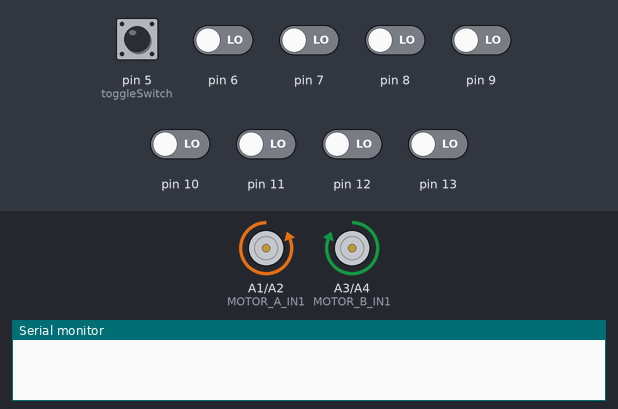
The sketch below on a simulated Arduino Uno, built with avr-gcc and run on an emulated ATmega328P. On the bench: motor-driver pin pairs drawn as motors (green arrow = first pin HIGH = forward, orange = second pin HIGH = backward, longer = more drive), the last lines printed to the serial monitor. The test bench sets the inputs (shaded band); at power-on: pin 5 (toggleSwitch) HIGH, pin 6–13 LOW. Random numbers use the default seed unless the sketch sets one.

Above: at 12.4 s.
12.5 s: pin 5 (toggleSwitch) pulled LOW for 0.15 s
At 13.7 s:
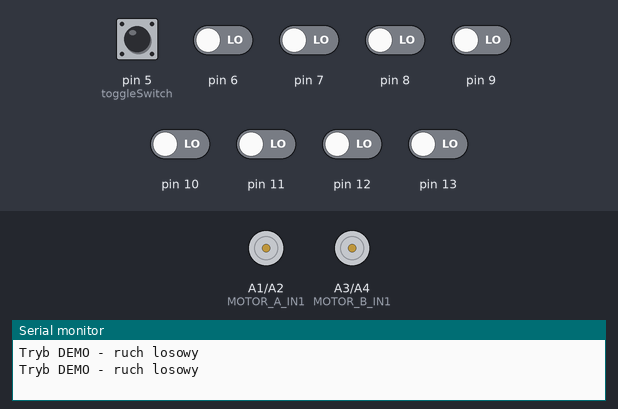
14.5 s: pin 11 driven HIGH
16.0 s: pin 5 (toggleSwitch) pulled LOW for 1 s
At 16.4 s:
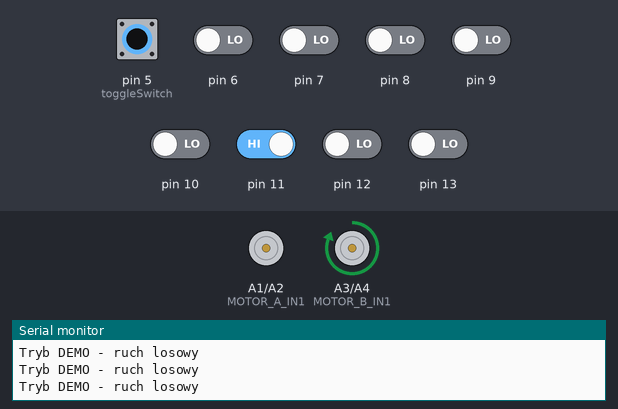
19.6 s: pin 6 driven HIGH
At 20.7 s:
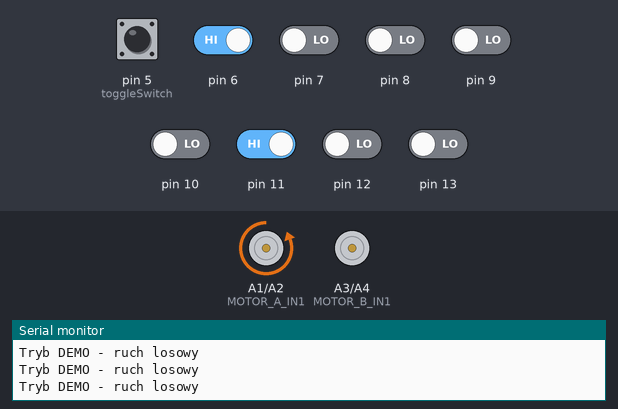
Timing chart, 0 to 22.1 s (numbered marks = the images above; inputs shaded):
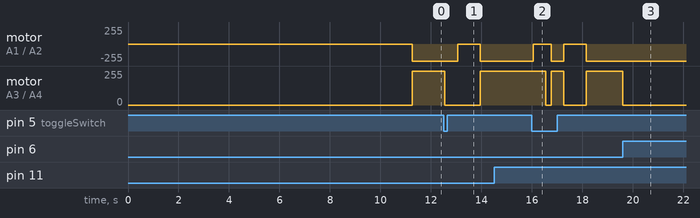

The sketch:

main.ino
```cpp
#include <QTRSensors.h>
#include <ezButton.h>


// definiowanie pinow
 const int MOTOR_A_IN1 = A1;  // Prawy silnik
 const int MOTOR_A_IN2 = A2;  // Prawy silnik
 const int MOTOR_B_IN1 = A3; // Lewy silnik
 const int MOTOR_B_IN2 = A4;  // Lewy silnik
  ezButton toggleSwitch(5);

QTRSensors qtr;
const uint8_t SensorCount = 8;
uint16_t sensorValues[SensorCount];
int clickCount = 0;           // Licznik kliknięć
unsigned long czas_mierzony = 0;  // Czas startu odliczania
int lastError = 0;
boolean isGoal = false;


 void setup()
{
 Serial.begin(9600);
  pinMode(MOTOR_A_IN1, OUTPUT);
  pinMode(MOTOR_A_IN2, OUTPUT);
  pinMode(MOTOR_B_IN1, OUTPUT);
  pinMode(MOTOR_B_IN2, OUTPUT);
  toggleSwitch.setDebounceTime(50); // set debounce time to 50 milliseconds


// configure the sensors
  qtr.setTypeRC();
  qtr.setSensorPins((const uint8_t[]){6, 7, 8, 9, 10, 11, 12, 13}, 8);
  qtr.setEmitterPin(2);
   int i;
  for (i = 0; i < 250; i++)  // make the calibration take about 5 seconds
  {
    qtr.calibrate();
    delay(20);
  }
  }

// WYKRYCIE METY
bool detectMeta() {
  for (int i = 0; i < SensorCount; i++) {
    if (sensorValues[i] > 200) {
      return false;
    }
  }
  return true;
}

bool detectInter() {
  for (int i = 0; i < SensorCount; i++) {
    if (sensorValues[i] > 400) {
      return false;
    }
  }
  return true;
}

// ZATRZYMANIE ROBOTA
void stopMotors() {

  analogWrite(MOTOR_A_IN1, 0);
  analogWrite(MOTOR_A_IN2, 0);
  analogWrite(MOTOR_B_IN1, 0);
  analogWrite(MOTOR_B_IN2, 0);
}

// LEWY SILNIK
void leftMotor(int speed, bool forward) {
  if (forward) {
    analogWrite(A3, speed); //Silnik A - obroty w lewo
    analogWrite(A4, 0);
  } else {
    analogWrite(A3, 0); //Silnik A - obroty w prawo
    analogWrite(A4, speed);
  }
}

// PRAWY SILNIK
void rightMotor(int speed, bool forward) {
  if (forward) {
    analogWrite(A1, 0); //Silnik B - obroty w lewo
    analogWrite(A2, speed);
  } else {
    analogWrite(A1, speed); //Silnik B - obroty w prawo
    analogWrite(A2, 0);
  }
}

//TRYB LINE FOLLOWER
void lineFollower()
{
  int PID_P = 1.2; //1 //1.2
  int PID_D = 1; //0   //1
   uint16_t position = qtr.readLineWhite(sensorValues);
   int lineCenter = 3500;
   int error = lineCenter - position;


   //delay(500);  //Testowanie wartosci jakie dostajemy od sensora
   //Serial.print('\n');
   //Serial.print("===============");
   //Serial.print('\n');
    //Serial.print("Position: ");
    //Serial.print('\n');
     //Serial.print(position);
     //Serial.print('\n');
     //Serial.print("ERROR: ");
     //Serial.print('\n');
    //Serial.print(error);
  // Sterowanie silnikami w zależności od pozycji linii
  int baseSpeed = 350;   // Podstawowa prędkość silników //350
  int turnSpeed = error*PID_P + PID_D*(error - lastError); // Korekta prędkości dla zakrętów
    if (detectMeta())
    {
          czas_mierzony=millis();

   if (detectMeta() && czas_mierzony+1000<millis())
    {
   isGoal = true;
    return;
    }
  }
  else if (detectInter()) {
    leftMotor(0, true);
    rightMotor(150, true);
    delay(2500);

  }
  lastError = error;
  leftMotor(baseSpeed + turnSpeed, true);
  rightMotor(baseSpeed - turnSpeed, true);
}
// Krótki ruch
void demoMode()
{
  int powtorzenia=0;
  while (powtorzenia<10)
  {
  Serial.println("Tryb DEMO - ruch losowy");
  leftMotor(random(100, 150), true);
  rightMotor(random(100, 150), true);
  delay(500);
  leftMotor(0, true);
  rightMotor(0, true);
  delay(200);
  powtorzenia++;
  return;
  }

}

void loop()
{
   toggleSwitch.loop(); // MUST call the loop() function first
   int state = toggleSwitch.getState();

  if (state == HIGH)
    {
      if(!isGoal)
        {
        lineFollower();
        }
      else
        {
        leftMotor(0, false);
        rightMotor(0, false);
        }
    }
  else
  {
    demoMode();
  }

}
//////////////////////////////////////////////
//     .-""""-.        .-""""-.         //////
//    /        \      /        \        //////
//   /_        _\    /_        _\       //////
//  // \      / \\  // \      / \\      //////
//  |\__\    /__/|  |\__\    /__/|      //////
//   \    ||    /    \    ||    /       //////
//    \        /      \        /        //////
//     \  __  /        \  __  /         //////
//      '.__.'          '.__.'          //////
//       |  |            |  |           //////
///      |  |            |  |           //////
//////////////////////////////////////////////
```

Measured:
- after the input at 12.5 s, motor on A1 (MOTOR_A_IN1) / A2 (MOTOR_A_IN2): backward 255/255 → stopped after 0.55 s, → backward 255/255 0.90 s later; motor on A3 (MOTOR_B_IN1) / A4 (MOTOR_B_IN2): forward 255/255 → stopped after 0.05 s, → forward 255/255 1.4 s later
- after the input at 19.6 s, motor on A3 (MOTOR_B_IN1) / A4 (MOTOR_B_IN2): forward 255/255 → stopped at once
